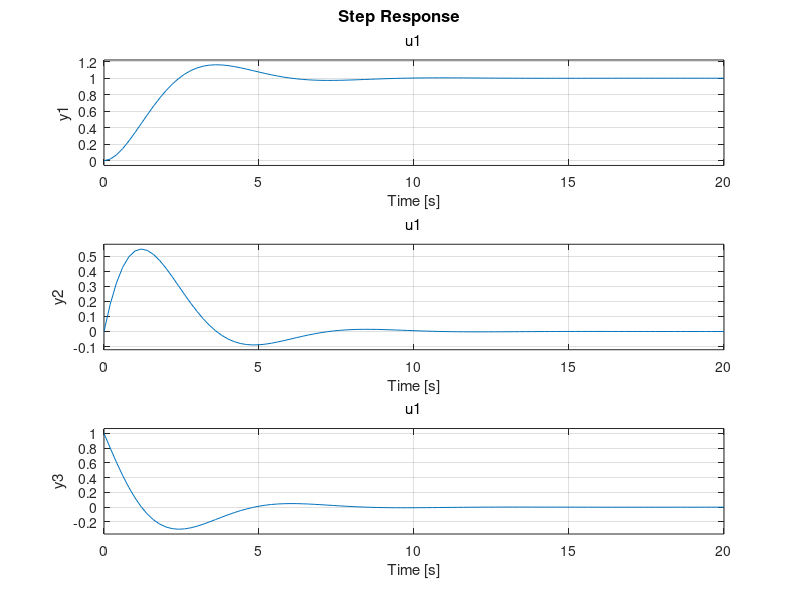
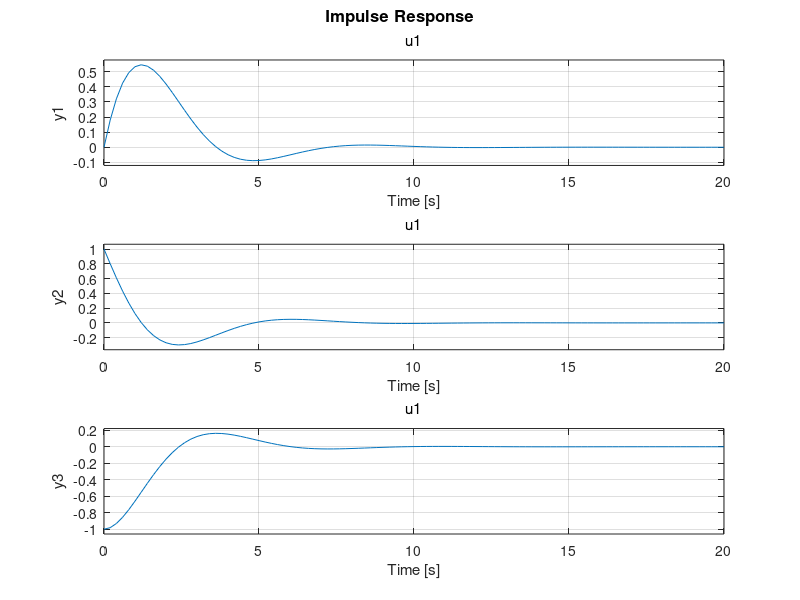
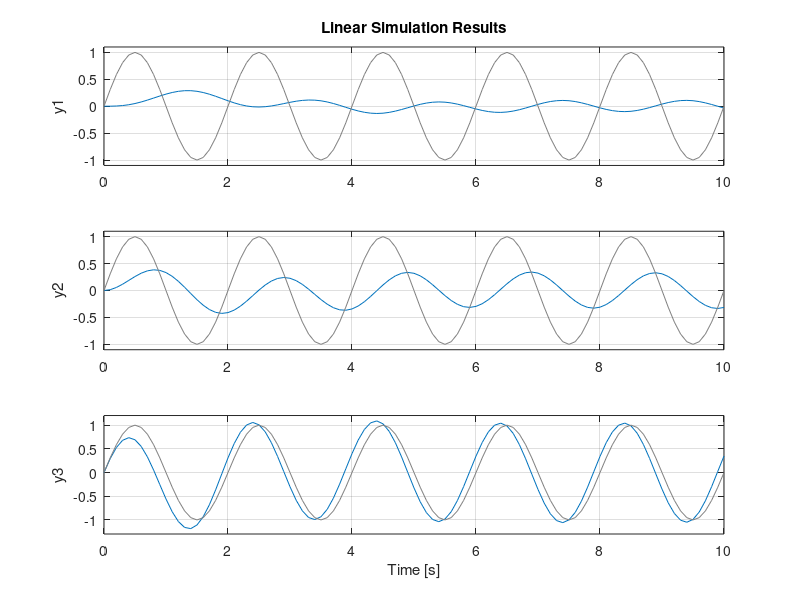
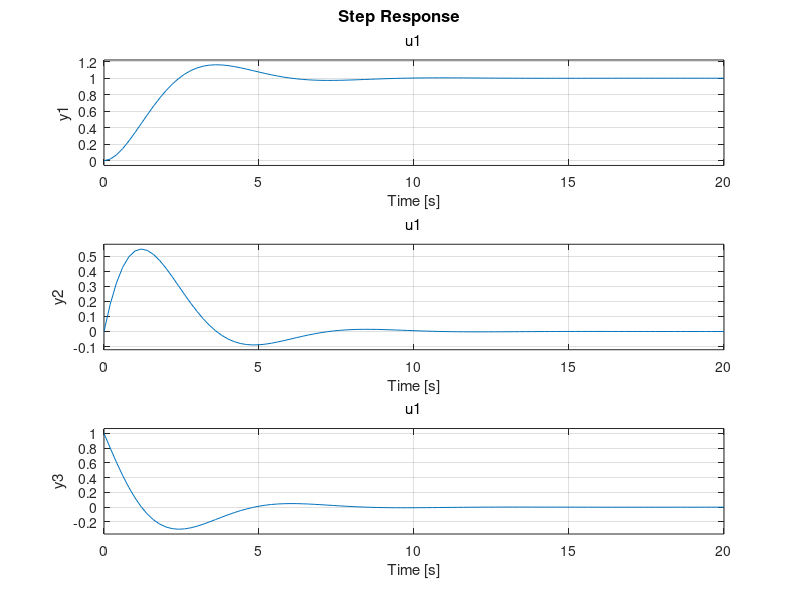

Here is the MATLAB script that generated these plots, in order:
%% Laboratório de Sistemas dinâmicos
% Prática 07
% Data: 15/07/2024
% Autores: Ana Clara Gomes & João Vitor Barbosa


%%Limpar Workspace
clear all;
close all;
clc;

%%
% Script Prática 7

%% Exercicio 1 b, c, d, e )

m=1;
c = 1;
k = 1;
G1=tf(1,[m c k]);
figure(1);
step(G1);grid('on');
figure(2);
bode(G1);grid('on');

A = [0 1;-k/m -c/m];
B = [0;1/m];
C = [1 0;0 1;-k/m -c/m];
D = [0;0;1/m];
Gss = ss(A,B,C,D);

figure(3);
impulse(Gss);grid('on');
figure(4);
step(Gss);grid('on');

W= 2 * pi * 0.5;
t =0:0.1:10;
u = sin(W*t);

figure(5);
lsim(Gss,u,t);grid('on');

%% Exercicio 2 d)

m1=1;
m2=2;
k1=100;
k2=20;
k3=20;
b=12;

G1=tf([m2 b k2+k3],[m c k]);
G2 = tf(1,[m c k]);

A = [0 1;-k/m -c/m];
B = [0;1/m];
C = [1 0;0 1;-k/m -c/m];
D = [0;0;1/m];
Gss = ss(A,B,C,D);
figure(1);
step(Gss);
figure(2);
impulse(Gss);


W= 2 * pi * 0.5;
t =0:0.1:10;
u = sin(W*t);
figure(3);
lsim(Gss,u,t);
figure(4);
grid('on');
